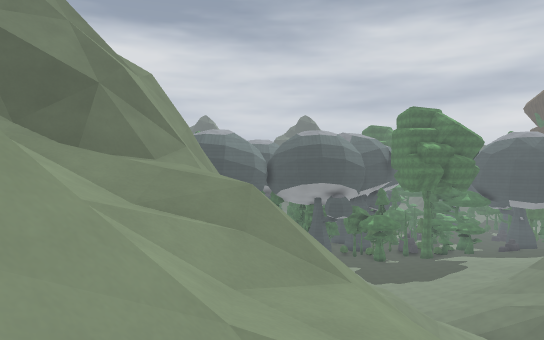
view 1 (above)

19 first-person views from a walk through a 3-D level made in the Godot game engine. The camera is 1.3 m above the floor, looks level and sees 70° across. The floor is counted in squares, 2 m on a side. Each view is taken from the middle of a square. On the plan, view 1 faces up. The plan holds only what a view shows up to about 11 squares ahead; the rest is blank. The place goes on beyond the plan. Surface patterns are stand-ins for the level's own textures.

view 2
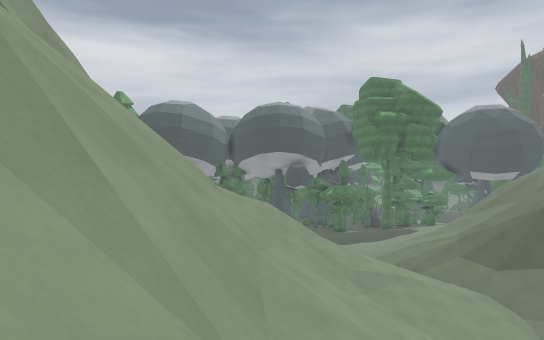

view 3
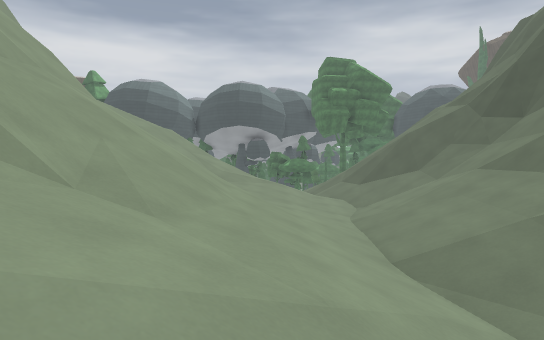

view 4
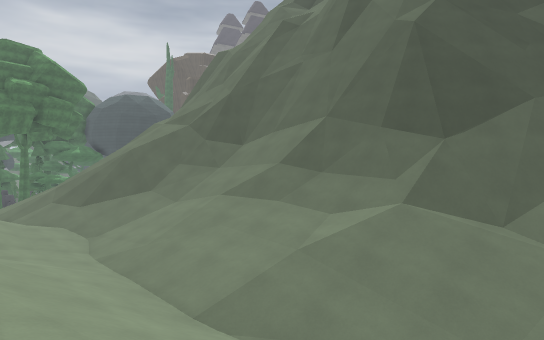

view 5
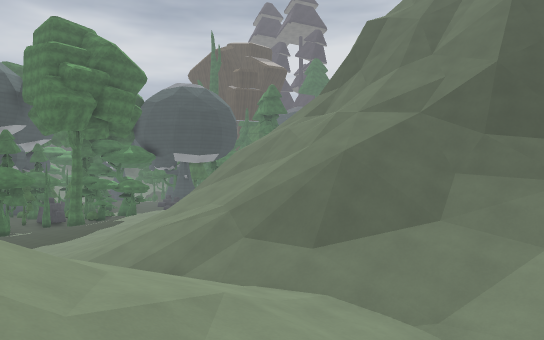

view 6
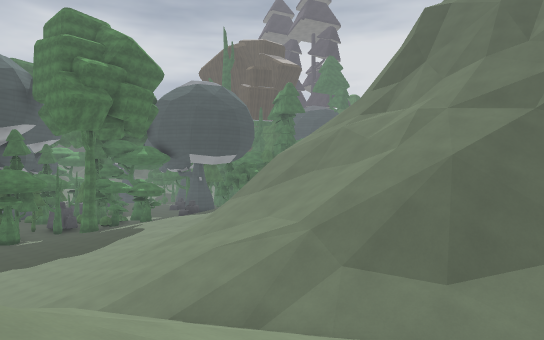

view 7
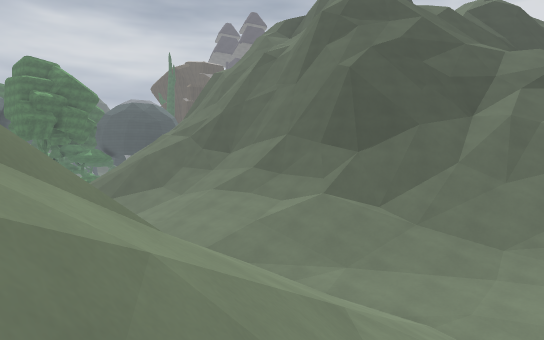

view 8
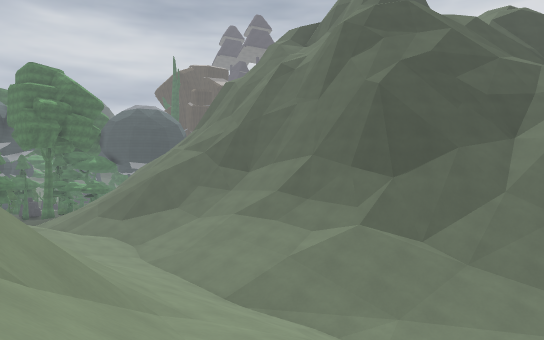

view 9
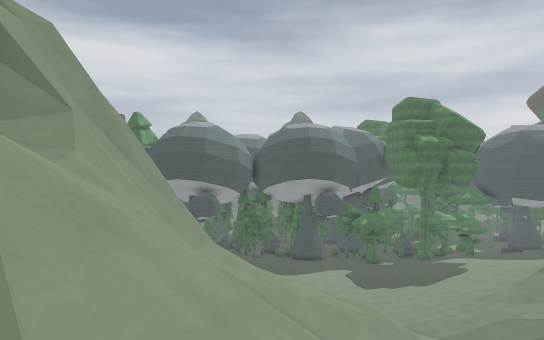

view 10
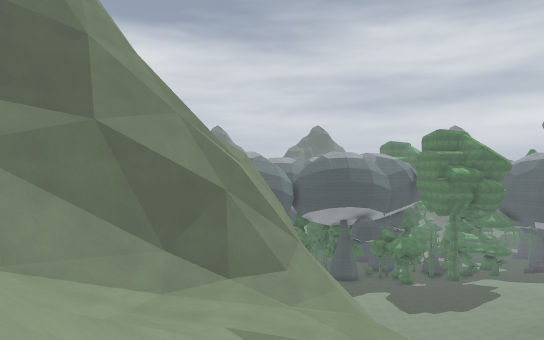

view 11
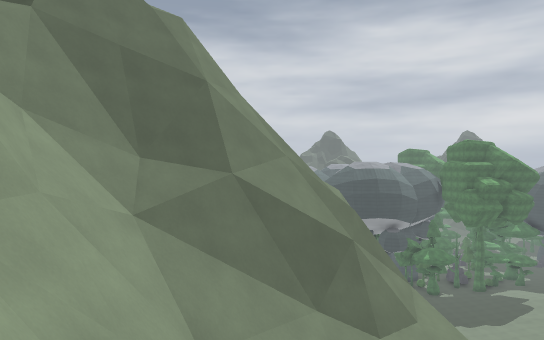

view 12
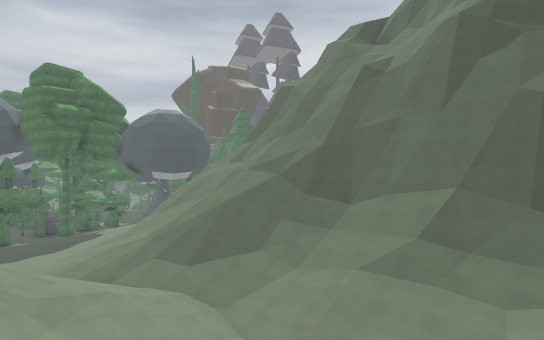

view 13
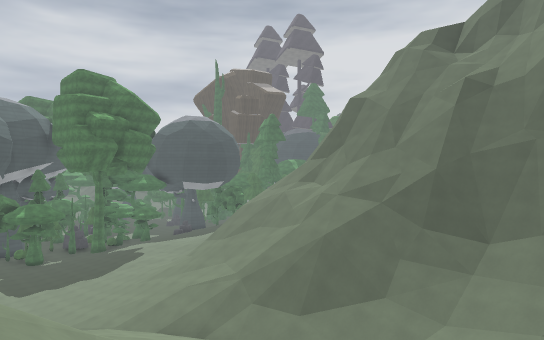

view 14
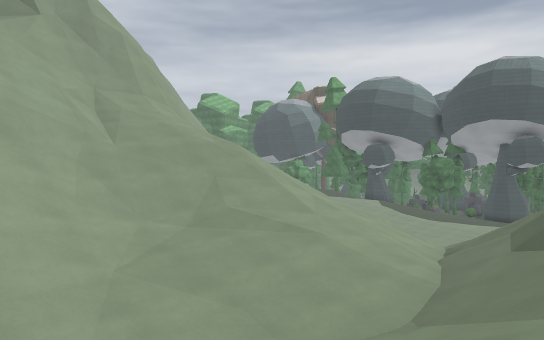

view 15
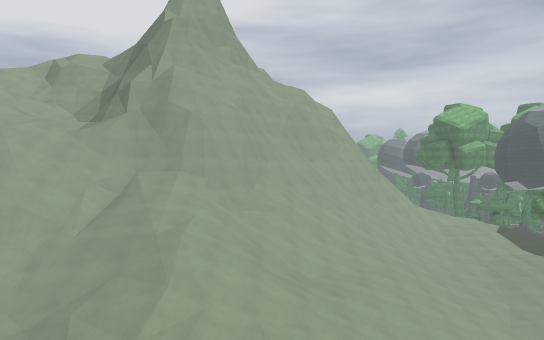

view 16
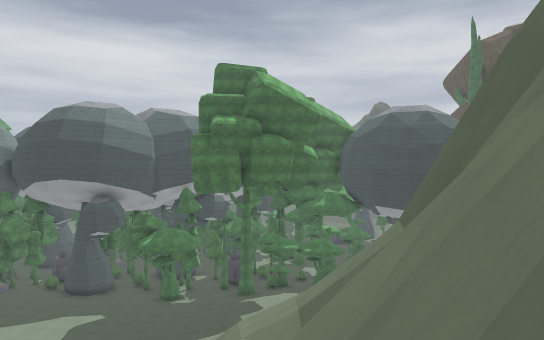

view 17
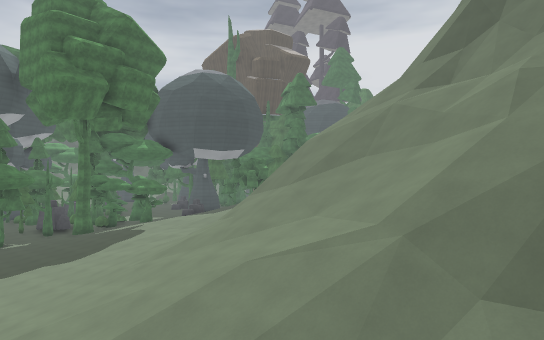

view 18
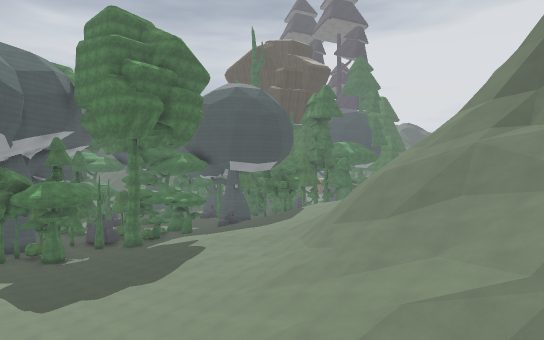

view 19
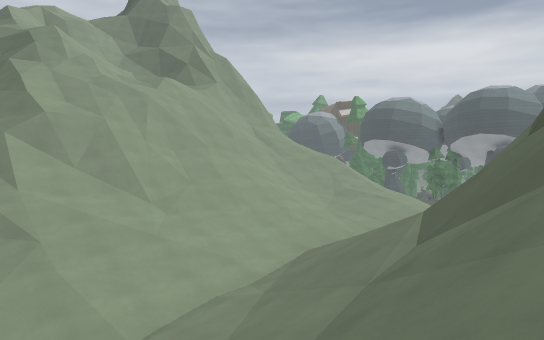

### Floor plan
Key: @ floor where view 1 was taken; # wall or solid block; . main floor; : floor 0.75 m higher than the main floor; - floor 0.75 m lower than the main floor; + floor 1.75 m higher than the main floor; * floor 2.5 m higher than the main floor; % floor 3.25 m higher than the main floor; & floor 12.75 m higher than the main floor; $ floor 13.75 m higher than the main floor; / step, stairs or slope; = window, fence, low wall or low ledge; ^ raised ledge; v drop or lower ground.
Columns run from 8 left of view 1 to 16 right of it. Each row starts with its distance up from view 1.
 24              --
 23              .--.
 22              --...
 21              -....:
 20              ..../:/
 19               ...///
 18          //   .//////
 17          //   ////////
 16          ///  /////////
 15          ///  /////////=#
 14          //// /////////^
 13          /////////////#^
 12          /////////////=^
 11          /////////////^
 10        ##///////////=/^
  9        #//////%/////#=^
  8       ##////////+//=^^^
  7       #=/////%/////#^ =v
  6    ####///#=//**////^ vv
  5 # ###=////#=////////^ vv
  4 # #//&&&///////////=^ vvv
  3   ##/$/////=///////=^  vv
  2   ## / ///==///////=#^ v
  1      //// ///////////#^=v
  0     / / @///////+///==###
 -1         ///#////////////
 -2         v=//////////////
 -3            ///////+/
 -4            /         /

Positions as (right, up) in squares from view 1, and headings:
1: (0, 0), facing up
2: (3, 0), facing up
3: (6, -2), facing up
4: (5, -1), facing up-right
5: (4, 6), facing up-right
6: (4, 8), facing up-right
7: (3, -4), facing up-right
8: (3, -3), facing up-right
9: (1, 2), facing up
10: (-2, 0), facing up
11: (-4, 0), facing up
12: (3, 1), facing up-right
13: (2, 4), facing up-right
14: (10, 4), facing up-left
15: (12, 12), facing left
16: (13, 10), facing up
17: (5, 10), facing up-right
18: (3, 11), facing up-right
19: (13, -4), facing up-left
